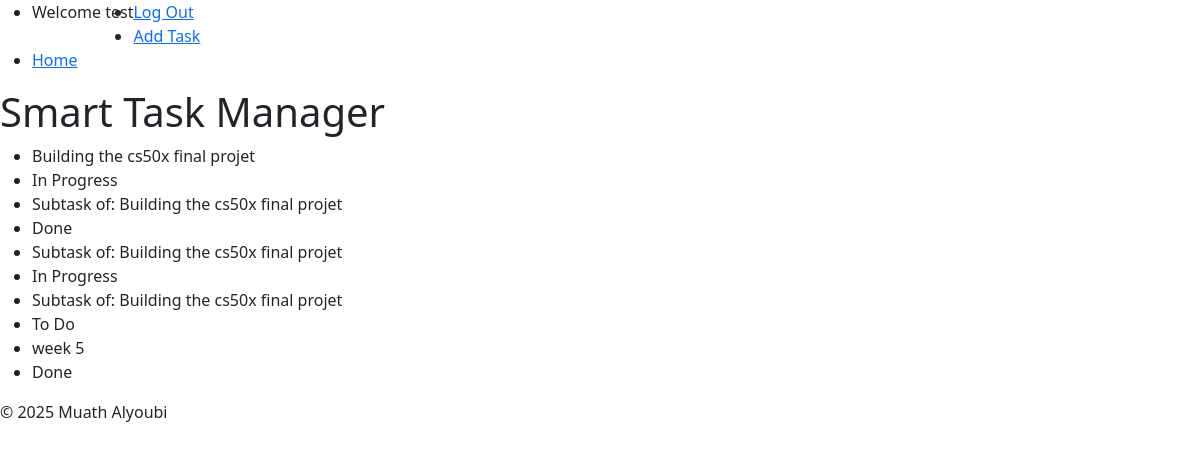
/tasks (signed in), run on an earlier commit of the app's database.
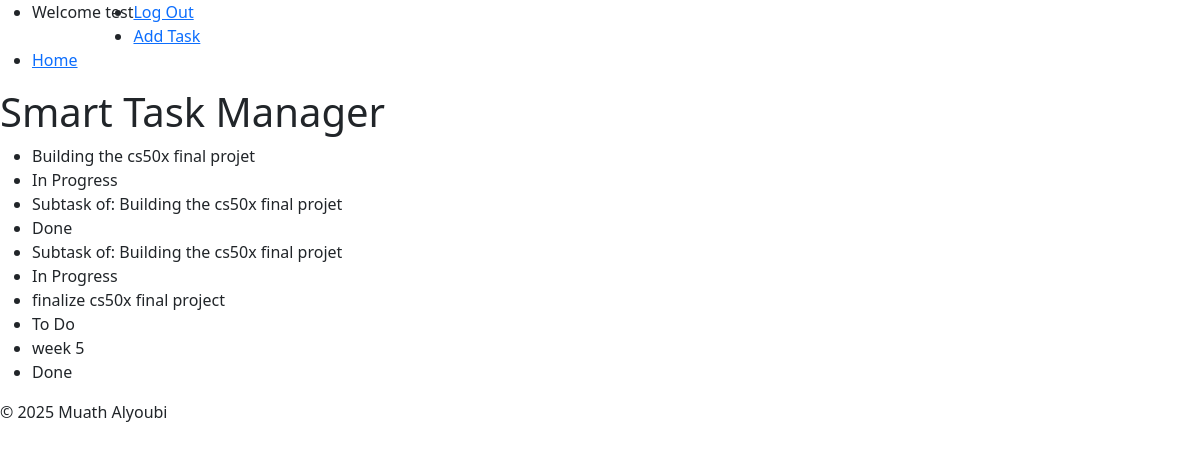
And on a later commit of the database.
### tables this page shows
CREATE TABLE tasks(
                id INTEGER PRIMARY KEY AUTOINCREMENT NOT NULL,
                title TEXT NOT NULL,
                user_id INTEGER NOT NULL,
                description TEXT,
                status TEXT NOT NULL DEFAULT 'To Do',
                created_at TIMESTAMP DEFAULT CURRENT_TIMESTAMP, 
                priority TEXT NOT NULL, 
                due_date DATE,  
                FOREIGN KEY (user_id) REFERENCES users(id) ON DELETE CASCADE
                );

### app.py (the view)
@app.route("/tasks")
@login_required
def tasks():
    tasks =  get_tasks_by_user(session["user_id"])
    return render_template("tasks.html", tasks=tasks)

### db.py (called while the page is built)
def get_db():
    if "db" not in g:
        g.db = sqlite3.connect(
            DATABASE,
            detect_types=sqlite3.PARSE_DECLTYPES,
            check_same_thread=False
        )
        g.db.row_factory = sqlite3.Row
    return g.db

def get_tasks_by_user(user_id):
    db = get_db()
    return db.execute(
        "SELECT * FROM tasks WHERE user_id = ?",
        (user_id,)).fetchall()

### helpers.py (called while the page is built)
def login_required(f):
    @wraps(f)
    def decorated_function(*args, **kwargs):
        if session.get("user_id") is None:
            return redirect(url_for('login', next=request.url))
        return f(*args, **kwargs)
    return decorated_function

### templates/tasks.html (shortened to what this page needs)
{% extends "layout.html" %}
{% block body %}
    <header>
            <h1>Smart Task Manager</h1>
    </header>
    <main>
        <section id="tasks">
            <ul>
                {% for task in tasks %}
                    <li>{{ task.title }}</li>
                    <li>{{ task.status }}</li>
                {% endfor %}
            </ul>
        </section>
    </main>
{% endblock %}

What changed in the data, as far as the page shows it:
changed tasks "To Do": title "Subtask of: Building the cs50x final projet" → "finalize cs50x final project"
